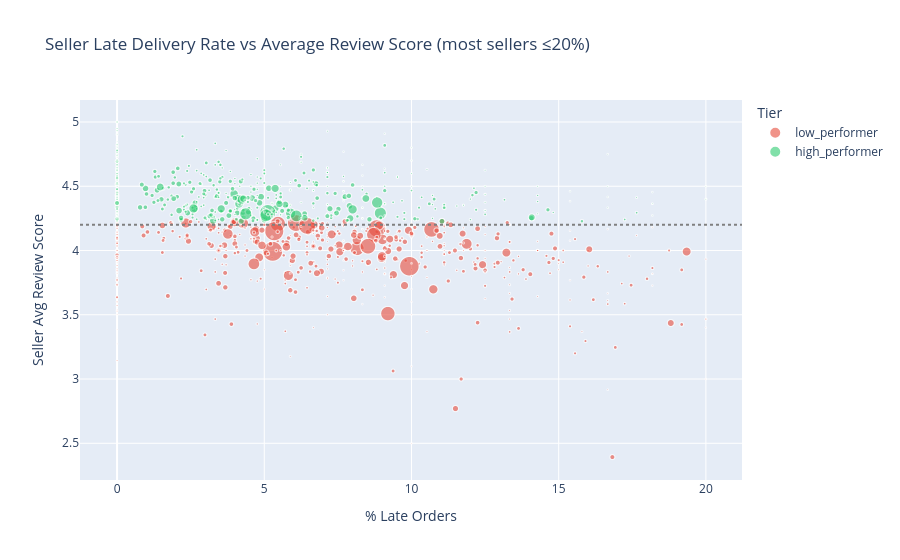

The code cell stored with this chart in its notebook:
### Markdown cell above
Seller performance variation is a meaningful mechanism behind CSAT differences.

Buyers purchasing from low-performing sellers experience worse outcomes:
* Average review score is lower (4.00 vs 4.39),
* Negative experiences ~2x more frequent (12.4% vs 5.7%), 
* Late delivery is more common (8.0% vs 4.8%).

Since low-performing sellers account for 57.3% of delivered orders, this is not a marginal issue.

### Code cell
seller_perf_zoom = seller_perf[seller_perf['pct_late'] <= 20]

fig = px.scatter(
    seller_perf_zoom,
    x='pct_late',
    y='avg_score',
    size='order_count',
    color='performance_tier',
    title='Seller Late Delivery Rate vs Average Review Score (most sellers ≤20%)',
    labels={
        'pct_late': '% Late Orders',
        'avg_score': 'Seller Avg Review Score',
        'order_count': 'Order Volume',
        'performance_tier': 'Tier'
    },
    color_discrete_map={
        'high_performer': '#2ecc71',
        'low_performer': '#e74c3c'
    },
    opacity=0.6
)

fig.add_hline(y=4.2, line_dash='dot', line_color='gray')
fig.update_traces(
    hovertemplate=
        "Seller Late Rate: %{x:.1f}%<br>" +
        "Avg Score: %{y:.2f}<br>" +
        "Orders: %{marker.size}<extra></extra>"
)
fig.show()

print(f"Seller late-order rates range from {seller_perf['pct_late'].min():.1f}% to {seller_perf['pct_late'].max():.1f}%.")
print(f"Most sellers fall below 20% late delivery, chart is zoomed to highlight the dominant pattern.")

### Figure 1 — Plotly figure (JSON) as saved in the notebook; plotly's stock layout.template omitted (floating-point values rounded to 4 significant figures; data arrays with more than 128 entries replaced by an {"elided": "..."} marker saying what was removed)
{"data": [{"hovertemplate": "Seller Late Rate: %{x:.1f}%<br>Avg Score: %{y:.2f}<br>Orders: %{marker.size}<extra></extra>", "legendgroup": "low_performer", "marker": {"color": "#e74c3c", "opacity": 0.6, "size": {"elided": "556 int values"}, "sizemode": "area", "sizeref": 4.4, "symbol": "circle"}, "mode": "markers", "name": "low_performer", "showlegend": true, "type": "scattergl", "x": {"elided": "556 float values"}, "xaxis": "x", "y": {"elided": "556 float values"}, "yaxis": "y"}, {"hovertemplate": "Seller Late Rate: %{x:.1f}%<br>Avg Score: %{y:.2f}<br>Orders: %{marker.size}<extra></extra>", "legendgroup": "high_performer", "marker": {"color": "#2ecc71", "opacity": 0.6, "size": {"elided": "597 int values"}, "sizemode": "area", "sizeref": 4.4, "symbol": "circle"}, "mode": "markers", "name": "high_performer", "showlegend": true, "type": "scattergl", "x": {"elided": "597 float values"}, "xaxis": "x", "y": {"elided": "597 float values"}, "yaxis": "y"}], "layout": {"legend": {"itemsizing": "constant", "title": {"text": "Tier"}, "tracegroupgap": 0}, "shapes": [{"line": {"color": "gray", "dash": "dot"}, "type": "line", "x0": 0, "x1": 1, "xref": "x domain", "y0": 4.2, "y1": 4.2, "yref": "y"}], "title": {"text": "Seller Late Delivery Rate vs Average Review Score (most sellers ≤20%)"}, "xaxis": {"anchor": "y", "domain": [0, 1], "title": {"text": "% Late Orders"}}, "yaxis": {"anchor": "x", "domain": [0, 1], "title": {"text": "Seller Avg Review Score"}}}}
